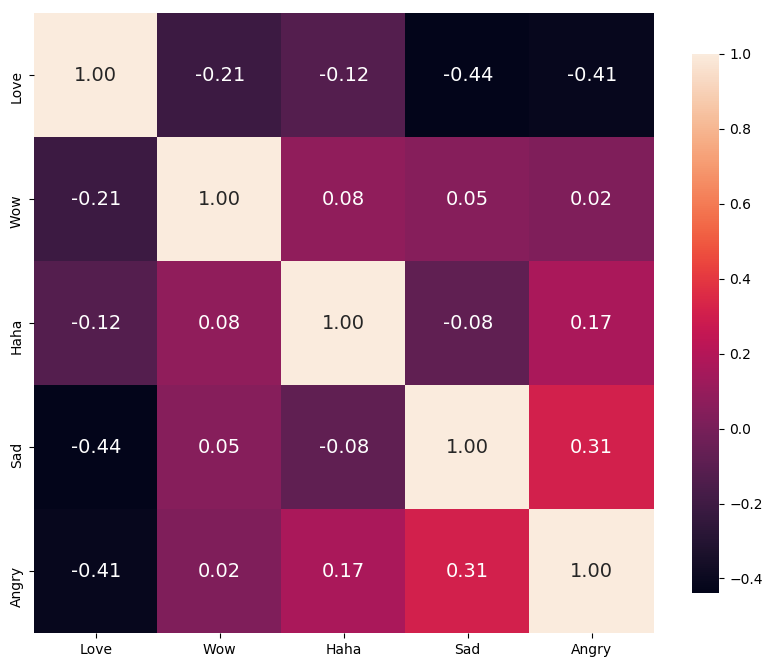

Write the Python code that produced this figure.
import numpy as np
import matplotlib.pyplot as plt
import seaborn as sns
import pandas as pd
from vaderSentiment.vaderSentiment import SentimentIntensityAnalyzer
sns.set(font_scale=2)

cols = ['name', 'love_count', 'wow_count',
        'haha_count', 'sad_count', 'angry_count']

df = pd.read_csv(
    # r"C:\Users\jorda\Desktop\EvaluationData\ReactData\5_No_Likes_min_10.csv", encoding='utf16', usecols=cols)
    r"C:\Users\jorda\Desktop\EvaluationData\ReactData\8_No_Likes_min_100.csv", encoding='utf16', usecols=cols)
df = df.sample(frac=1).reset_index(drop=True)
# df = df.iloc[:20000]

# df = df[df['name'].apply(lambda x: isinstance(x, str))]

# analyser = SentimentIntensityAnalyzer()
# scores = []
# for index, row in df.iterrows():
#     score = analyser.polarity_scores(row['name'])
#     scores.append(score['compound'])

# df['sen_score'] = scores

print(df.head())


def correlation_heatmap(df):
    correlations = df.corr(method='spearman')
    labels = ['Love', 'Wow', 'Haha', 'Sad', 'Angry']
    fig, ax = plt.subplots(figsize=(10, 10))
    sns.heatmap(correlations, fmt='.2f', vmax=1.0,
                square=True, annot=True, cbar_kws={"shrink": .70}, xticklabels=labels, yticklabels=labels, annot_kws={"fontsize": 18})

    plt.savefig('./original/cat_cat_heatmap/cat_cat_heatmap_min_100.png',
                bbox_inches='tight')
    plt.show()


correlation_heatmap(df)
